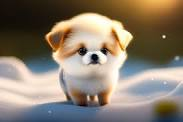
#> input picture dog.jpg, 183 x 122 px, found by its file name
$ python pencilsketch.py
#> lines starting #> are read from the running program, lines starting #| are printed output that depends on the picture
import cv2
img_location='C:/Users/EXAM1001/Desktop/'
filename='dog.jpg'
img=cv2.imread(img_location+filename)
#> img is the input picture: shape (122, 183, 3); mean B, G, R 109.5, 125.2, 137.5


#convert to greyscale
#images are read as NumPy arrays, and their channels are represented in BGR (Blue, Green, Red) order rather than the more common RGB (Red, Green, Blue) order
gray_image=cv2.cvtColor(img, cv2.COLOR_BGR2GRAY)
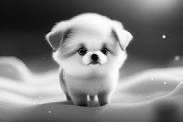
#> gray_image: shape (122, 183); min 1, max 255, mean 127.1

#INVERT THE IMAGE
inverted_gray_image=255-gray_image
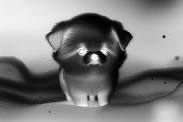
#> inverted_gray_image: shape (122, 183); min 0, max 254, mean 127.9


#BLUR IMAGE BY GAUSSIAN FUNCTION
blurred_img=cv2.GaussianBlur(inverted_gray_image, (21,21), 0)
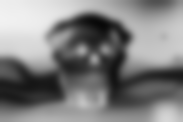
#> blurred_img: shape (122, 183); min 8, max 241, mean 127.9

#INVERT BLUR IMAGE
inverted_blur_img=255-blurred_img
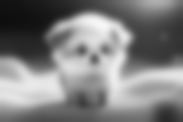
#> inverted_blur_img: shape (122, 183); min 14, max 247, mean 127.1

#PENCIL SKETCH
pencil_sketch_img=cv2.divide(gray_image, inverted_blur_img, scale=256.0)
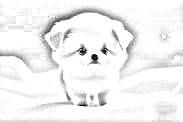
#> pencil_sketch_img: shape (122, 183); min 2, max 255, mean 241.6

#TO SHOW IMG
cv2.imshow('Original Image',img)
cv2.imshow('New Image2',gray_image)
cv2.imshow('New Image',inverted_gray_image)
cv2.imshow('New Image3',blurred_img)
cv2.imshow('New Image4',inverted_blur_img)
cv2.imshow('New Image5',pencil_sketch_img)
cv2.waitKey(0)
